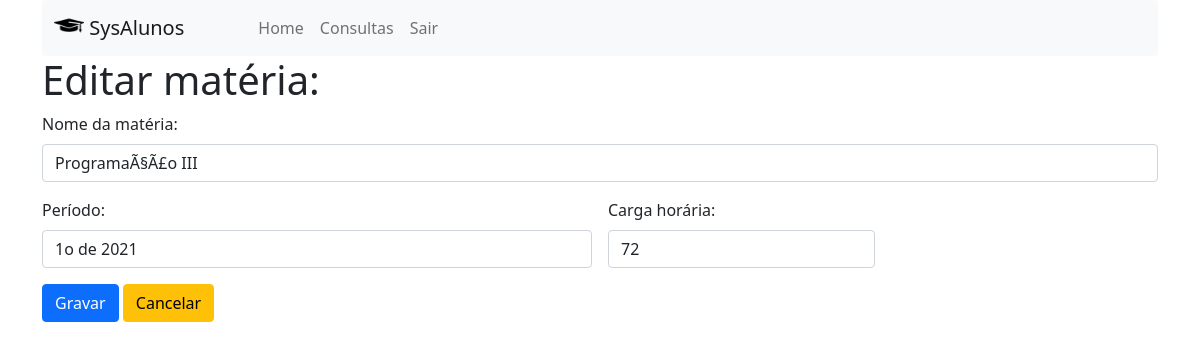
/materias_edit.php?idMateria=1 (signed in), run on the app's committed database.
### tables this page shows
CREATE TABLE `materias` (
  `idmaterias` int(10) unsigned NOT NULL auto_increment,
  `nome` varchar(45) NOT NULL,
  `periodo` varchar(10) NOT NULL,
  `carga_horaria` int(10) unsigned NOT NULL,
  PRIMARY KEY  (`idmaterias`)
);

### materias_edit.php (the view, shortened to what this page needs)
<?php
    require_once("conexao.php");
    $tipoAcesso = $_SESSION["tipo_acesso"];
    $idMateria = $_GET["idMateria"];
?>
<!DOCTYPE html>
<html lang="pt-br">
<head>
    <link href="css/bootstrap.min.css" rel="stylesheet">
</head>
<body>
    <div class="container">
        <nav class="navbar navbar-expand-lg navbar-light bg-light rounded">
            <div class="container-fluid">
                <a class="navbar-brand" href="#">
                    <img src="img/studentmeets_4873.png" alt="" width="30" height="24" class="d-inline-block align-text-top">
                    SysAlunos
                </a>
            <div class="collapse navbar-collapse" id="navbarSupportedContent">
                    <ul class="navbar-nav me-auto mb-2 mb-lg-0" style="margin-left: 50px;">
                        <li class="nav-item">
                            <a class="nav-link" aria-current="page" href="admin.php">Home</a>
                        </li>
                        <?php
                            $mnuConsultas  = "<li class='nav-item'><a class='nav-link' href='#'>Consultas</a></li>";
                            if($tipoAcesso == 0 || $tipoAcesso == 1){
                                echo $mnuConsultas;
                            }
                        ?>
                        <li class="nav-item">
                            <a class="nav-link" href="logout.php">Sair</a>
                        </li>
                    </ul>
                </div>
            </div>
        </nav>
        <?php
            $NomeMateria  = "";
            $Periodo      = "";
            $CargaHoraria = "";
            if($idMateria == 0) {
                echo "<h1>Nova matéria:</h1>";
            }else{
                echo "<h1>Editar matéria:</h1>";
                $sql = "SELECT nome, periodo, carga_horaria
                        FROM materias WHERE idmaterias = $idMateria";
                $resp = mysqli_query($conexao_bd, $sql);
                if($rows=mysqli_fetch_row($resp)){
                    $NomeMateria  = $rows[0];
                    $Periodo      = $rows[1];
                    $CargaHoraria = $rows[2];
                }
            }
        ?>
        <form class="row g-3" method="post" action="materias_gravar.php">
            <div class="col-12">
                <label for="txtNome" class="form-label">Nome da matéria:</label>
                <input type="text" class="form-control" id="txtNome" name="txtNome"
                placeholder="Nome da matéria" value="<?php echo $NomeMateria; ?>">
            </div>
            <div class="col-md-6">
                <label for="txtPeriodo" class="form-label">Período:</label>
                <input type="text" class="form-control" id="txtPeriodo" name="txtPeriodo"
                placeholder="1° de 2021" value="<?php echo $Periodo; ?>">
            </div>
            <div class="col-md-3">
                <label for="txtCargaHoraria" class="form-label">Carga horária:</label>
                <input type="number" class="form-control" id="txtCargaHoraria" name="txtCargaHoraria"
                value="<?php echo $CargaHoraria; ?>">
            </div>
            <div class="col-12">
                <button type="submit" class="btn btn-primary">Gravar</button>
                <a class="btn btn-warning" href="materias_list.php"
                    role="button">Cancelar</a>
            </div>
        </form>
    </div>
</body>
</html>

### data on the page
materias: txtNome "ProgramaÃ§Ã£o III", txtPeriodo "1o de 2021", txtCargaHoraria "72"
